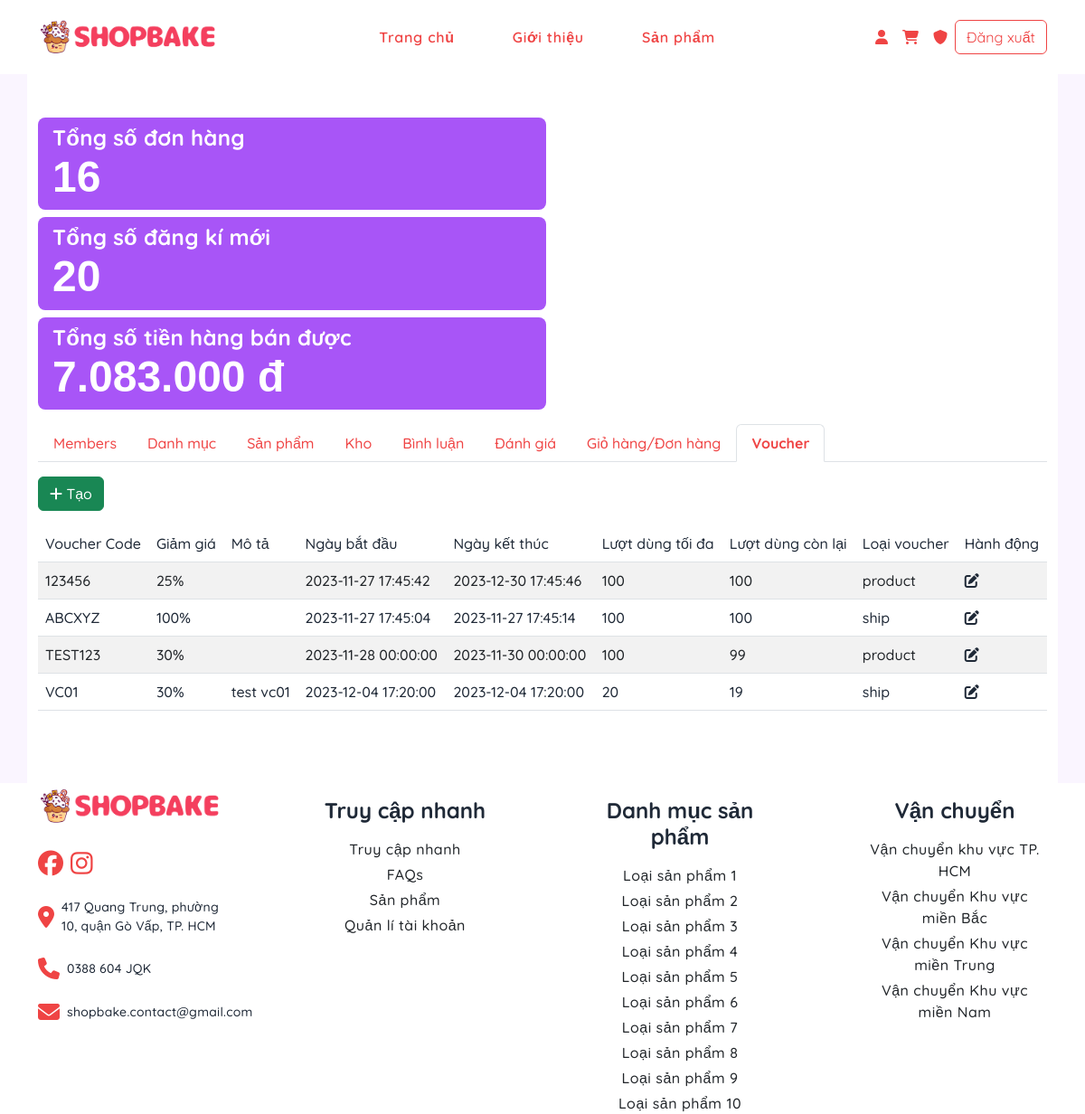
The app's page /admin/vouchers (signed in) with its own data.
### tables this page shows
CREATE TABLE `vouchers` (
  `voucher_id` varchar(100) NOT NULL,
  `voucher_discount` int(11) NOT NULL,
  `voucher_desc` text DEFAULT NULL,
  `valid_from` datetime NOT NULL,
  `valid_to` datetime NOT NULL,
  `max_uses` int(11) NOT NULL,
  `remaining_uses` int(11) DEFAULT NULL,
  `type` enum('ship','product') NOT NULL,
  PRIMARY KEY (`voucher_id`)
);

### app/controllers/BaseController.php (called while the page is built, shortened)
<?php
class BaseController
{
    protected function view($viewPath, array $params = [])
    {
        $newViewPath = self::VIEW_FOLDER . "/" . str_replace('.', '/', $viewPath) . '.php';
        require $newViewPath;
    }
}
?>

### app/core/Database.php (called while the page is built)
<?php
class Database {
    private $host = DB_HOST;
    private $db_name = DB_NAME;
    private $username = DB_USER;
    private $password = DB_PASS;
    public function getConnection() {
        $conn = null;
        try {
            $conn = new PDO("mysql:host={$this->host};dbname={$this->db_name};charset=utf8mb4", $this->username, $this->password);
            $conn->setAttribute(PDO::ATTR_ERRMODE, PDO::ERRMODE_EXCEPTION);
        } catch (PDOException $e) {
            echo "Connection error: " . $e->getMessage();
        }
        return $conn;
    }
}

### app/models/BaseModel.php (called while the page is built, shortened)
<?php
class BaseModel extends Database
{
    protected $conn;
    public function __construct()
    {
        $this->conn = $this->getConnection();
    }
    public function getAll($table, $limit = null, $arraySelect = ['*'], $conditions = [], $order = null, $likeConditions = [])
    {
        $result = $this->_query($table, $arraySelect, $conditions, $limit, $order, $likeConditions);
        return $result;
    }
    private function _query($table, $arraySelect = ['*'], $conditions = [], $limit = null, $order = null, $likeConditions = [])
    {
        try {
            $column = implode(', ', $arraySelect);
            $sql = "SELECT $column FROM $table";
            if (!empty($conditions)) {
                $sql .= " WHERE ";
                $conditionsArray = [];
                foreach ($conditions as $column => $value) {
                    $conditionsArray[] = "$column = :$column";
                }
                $sql .= implode(' AND ', $conditionsArray);
            }
            $stmt = $this->conn->prepare($sql);
            if (!empty($conditions)) {
                foreach ($conditions as $column => $value) {
                    $stmt->bindValue(":$column", $value);
                }
            }
            $stmt->execute();
            return $stmt->fetchAll(PDO::FETCH_ASSOC);
        } catch (PDOException $e) {
            return false;
        }
    }
}
?>

### app/models/VoucherModel.php (called while the page is built, shortened)
<?php
class VoucherModel extends BaseModel
{
    public function getAllVoucher()
    {
        return $this->getAll(table: self::VOUCHERS_TABLE);
    }
}

### app/views/admin/voucherViews.php (the view)
<main class="container-fluid">
    <div class="bg-white container-lg py-5">
        <?php require_once "./app/views/admin/head_tabs.php" ?>
        <div class="py-3">
            <div class="table-responsive">
                <div class="table-wrapper">
                    <div class="table-title pb-3">
                        <div class="row">
                            <div class="col-sm-6">
                                <a href="<?php echo BASEPATH . "/admin/vouchers/add" ?>" class="btn btn-success "
                                   data-toggle="modal">
                                    <i class="fa-solid fa-plus text-white"></i>
                                    <span class="text-white">Tạo</span>
                                </a>
                            </div>
                        </div>
                    </div>
                    <table class="table table-striped table-hover">
                        <thead>
                        <tr>
                            <th>Voucher Code</th>
                            <th>Giảm giá</th>
                            <th>Mô tả</th>
                            <th>Ngày bắt đầu</th>
                            <th>Ngày kết thúc</th>
                            <th>Lượt dùng tối đa</th>
                            <th>Lượt dùng còn lại</th>
                            <th>Loại voucher</th>
                            <th>Hành động</th>
                        </tr>
                        </thead>
                        <tbody>
                        <?php
                        foreach ($listVouchers as $voucher) {
                            echo "
                                    <tr>
                                        <td>$voucher[voucher_id]</td>
                                        <td>$voucher[voucher_discount]%</td>
                                        <td>$voucher[voucher_desc]</td>
                                        <td>$voucher[valid_from]</td>
                                        <td>$voucher[valid_to]</td>
                                        <td>$voucher[max_uses]</td>
                                        <td>$voucher[remaining_uses]</td>
                                        <td>$voucher[type]</td>
                                        <td>
                                            <a href='" . BASEPATH . "/admin/vouchers/edit?voucherId=$voucher[voucher_id]' class='me-2'><i class='fa-solid fa-pen-to-square'></i></a>
                                        </td>
                                    </tr>
                                    ";
                        }
                        ?>
                        </tbody>
                    </table>
                </div>
            </div>
        </div>
    </div>
</main>

### public/css/style.css (style rules this page uses)
:root { --text-dark-500: #6b7280; --text-dark-base: #1f2937; --text-dark-950: #030712; --text-light-base: #fff; --primary-color: var(--rose-500); --secondary-color: var(--yellow-500); --third-color: var(--purple-500); --gray-500: #6b7280; --gray-800: #1f2937; --gray-950: #030712; --rose-50: #fef2f2; --rose-100: #fee2e2; --rose-200: #fecaca; --rose-300: #fca5a5; --rose-400: #f87171; --rose-500: #ef4444; --rose-600: #dc2626; --rose-700: #b91c1c; --rose-800: #991b1b; --rose-900: #7f1d1d; --rose-950: #450a0a; --yellow-50: #fefce8; --yellow-100: #fef9c3; --yellow-200: #fef08a; --yellow-300: #fde047; --yellow-400: #facc15; --yellow-500: #eab308; --yellow-600: #ca8a04; --yellow-700: #a16207; --yellow-800: #854d0e; --yellow-900: #713f12; --yellow-950: #422006; --purple-50: #faf5ff; --purple-100: #f3e8ff; --purple-200: #e9d5ff; --purple-300: #d8b4fe; --purple-400: #c084fc; --purple-500: #a855f7; --purple-600: #9333ea; --purple-700: #7e22ce; --purple-800: #6b21a8; --purple-900: #581c87; --purple-950: #3b0764; --success: #65a30d; --fail: #dc2626; --wait: #eab308; --quicksand-font: 'Quicksand', sans-serif; --helvetica-font: 'Helvetica', sans-serif; }
* { font-family: var(--quicksand-font); margin: 0; padding: 0; box-sizing: border-box; font-weight: 500; font-size: 16px; color: var(--text-dark-base); }
.bg-white { background: #fff; }

### public/css/home.css (style rules this page uses)
main { background: var(--purple-50); }

### records on screen
vouchers: voucher_id "123456", voucher_discount "25", valid_from "2023-11-27 17:45:42", valid_to "2023-12-30 17:45:46", max_uses "100", remaining_uses "100", type "product"
vouchers: voucher_id "ABCXYZ", voucher_discount "100", valid_from "2023-11-27 17:45:04", valid_to "2023-11-27 17:45:14", max_uses "100", remaining_uses "100", type "ship"
vouchers: voucher_id "TEST123", voucher_discount "30", valid_from "2023-11-28 00:00:00", valid_to "2023-11-30 00:00:00", max_uses "100", remaining_uses "99", type "product"
vouchers: voucher_id "VC01", voucher_discount "30", voucher_desc "test vc01", valid_from "2023-12-04 17:20:00", valid_to "2023-12-04 17:20:00", max_uses "20", remaining_uses "19", type "ship"

### other values on screen
$analyticsArray["totalOrders"] "16"
$analyticsArray["totalUsers"] "20"
$analyticsArray["totalRevenue"] "7.083.000"
$item_key "Members"
$item_key "Danh mục"
$item_key "Sản phẩm"
$item_key "Kho"
$item_key "Bình luận"
$item_key "Đánh giá"
$item_key "Giỏ hàng/Đơn hàng"
$item_key "Voucher"
